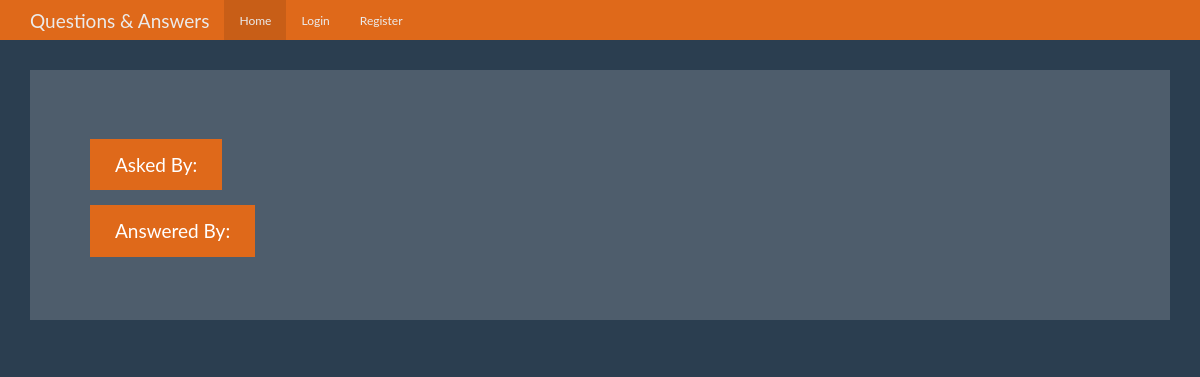
Page /question/3 on the earlier database version.
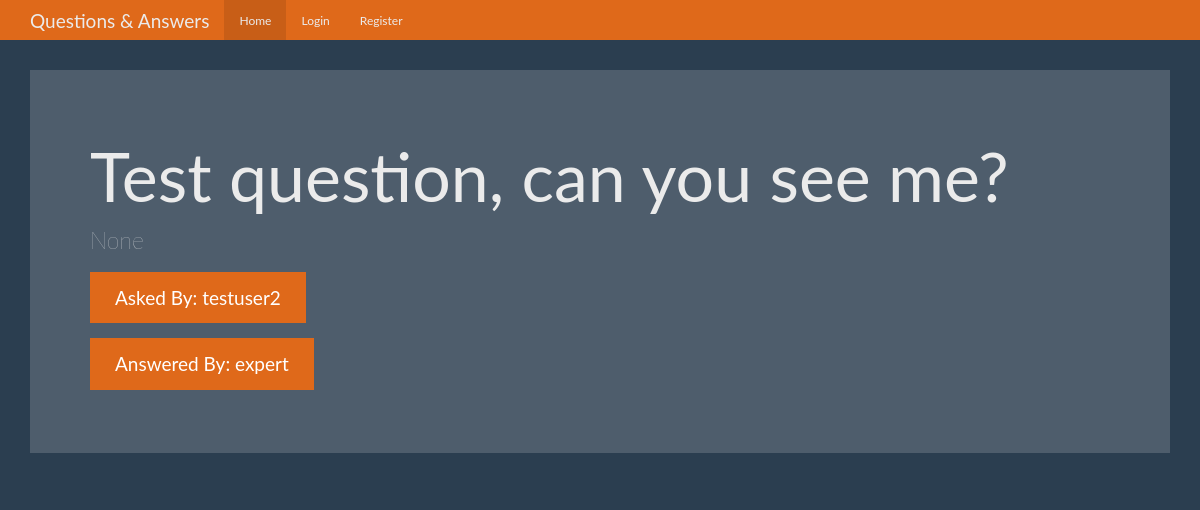
Same page on the later database version.
### tables this page shows
CREATE TABLE questions (
    id integer primary key autoincrement,
    question_text text not null,
    answer_text text,
    asked_by_id integer not null,
    expert_id integer not null
);

CREATE TABLE users(
    id integer primary key autoincrement,
    name text not null,
    password text not null,
    expert boolean not null,
    admin boolean not null
);

### app.py (the view)
@app.route('/question/<question_id>')
def question(question_id):
    user = get_current_user()
    db = get_db()
    question_cur = db.execute('''select questions.question_text,
                                        questions.answer_text,
                                        askers.name as asker_name,
                                        experts.name as expert_name
                                 from questions
                                 join users as askers
                                 on askers.id = questions.asked_by_id
                                 join users as experts
                                 on experts.id = questions.expert_id
                                 where questions.id = ?''', [question_id])
    question_result = question_cur.fetchone()
    return render_template('question.html', user=user, question=question_result)

### app.py (called while the page is built)
def get_current_user():
    user_result = None
    if 'user' in session:
        user = session['user']
        db = get_db()
        user_cur = db.execute('select id, name, password, expert, admin from users where name = ?', [user])
        user_result = user_cur.fetchone()
    return user_result

### database.py (called while the page is built)
def connect_db():
    sql = sqlite3.connect('./questions.db')
    sql.row_factory = sqlite3.Row
    return sql

def get_db():
    if not hasattr(g, 'sqlite.db'):
        g.sqlite_db = connect_db()
    return g.sqlite_db

### templates/question.html (shortened to what this page needs)
{% extends "base.html" %}
{% from "show_links.html" import show_links %}
{% block nav %}{{ show_links(user) }}{% endblock %}
{% block body %}
  <div class="jumbotron">
    <h1>{{ question.question_text }}</h1>
    <p>{{ question.answer_text }}</p>
    <p><a class="btn btn-primary btn-lg">Asked By: {{ question.asker_name }}</a></p>
    <p><a class="btn btn-primary btn-lg">Answered By: {{ question.expert_name }}</a></p>
  </div>
{% endblock %}

Differences in the rows shown:
added questions: question_text "Test question, can you see me?"
now on this page (row unchanged): users: asker_name "testuser2"
now on this page (row unchanged): users: expert_name "expert"
Other differences:
{{ question.answer_text }}: (not shown) → "None"
